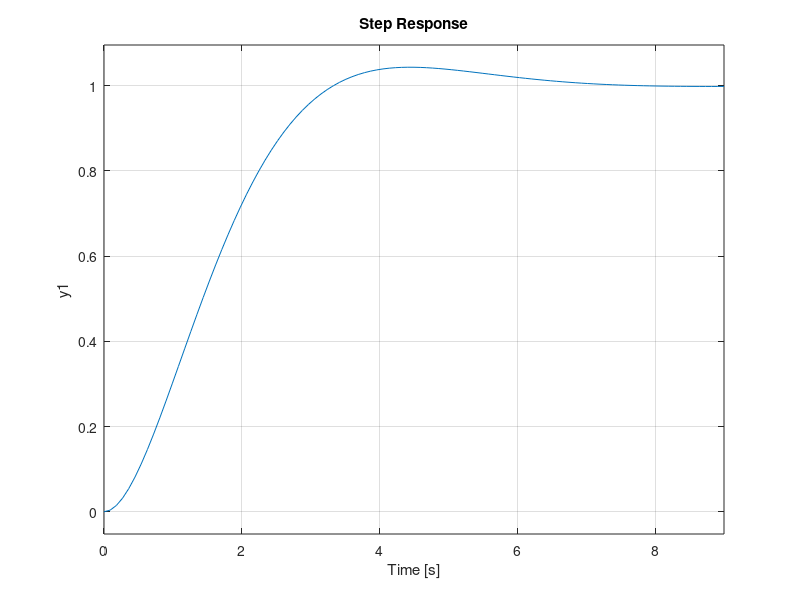
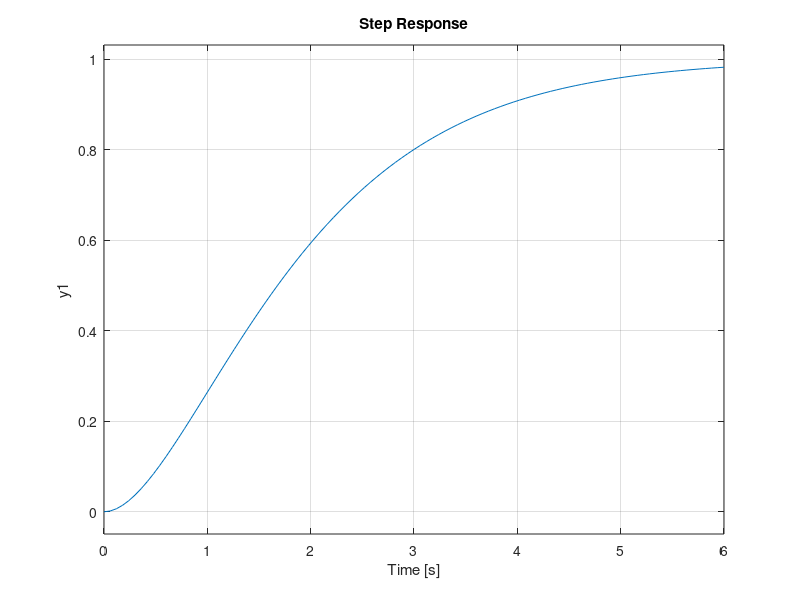
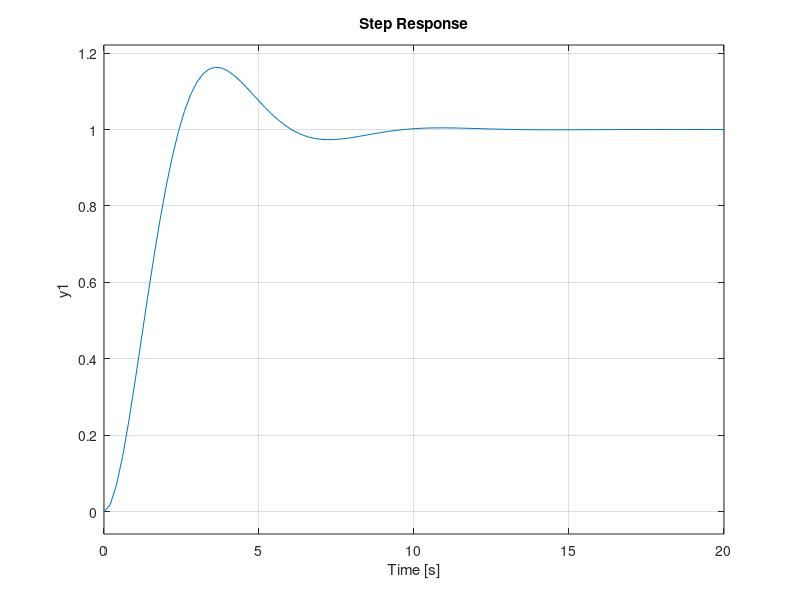
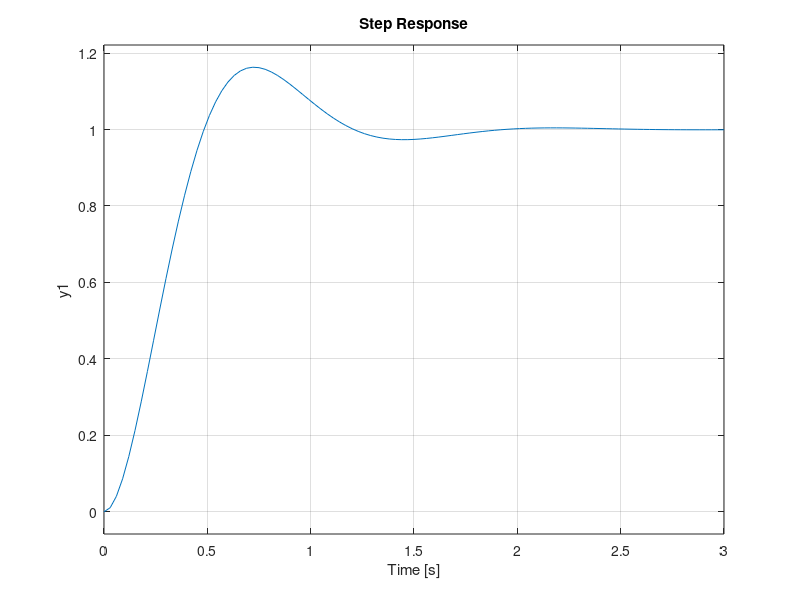

Reproduce these figures in MATLAB, in order.
%%
G1=tf([80],[1 2 0])
step(G1,2)
grid on;
%%
a=0.6;
b=5;
Gtf=tf([b*b],[1 2*a*b b*b])
step(Gtf)
% td=0.271s
% tr=0.371s
% tp=0.783s
% ts=1.19s
% sigma=9.48%
%%
a=0.707;
b=1;
Gtf=tf([b*b],[1 2*a*b b*b])
step(Gtf)
grid on;
figure;
a=1;
b=1;
Gtf=tf([b*b],[1 2*a*b b*b])
step(Gtf)
grid on;
figure;
a=2;
b=1;
Gtf=tf([b*b],[1 2*a*b b*b])
step(Gtf)
grid on;
%%
a=0.5;
b=1;
Gtf=tf([b*b],[1 2*a*b b*b])
step(Gtf)
grid on;
figure
a=0.5;
b=5;
Gtf=tf([b*b],[1 2*a*b b*b])
step(Gtf)
grid on;
figure
a=0.5;
b=10;
Gtf=tf([b*b],[1 2*a*b b*b])
step(Gtf)
grid on;